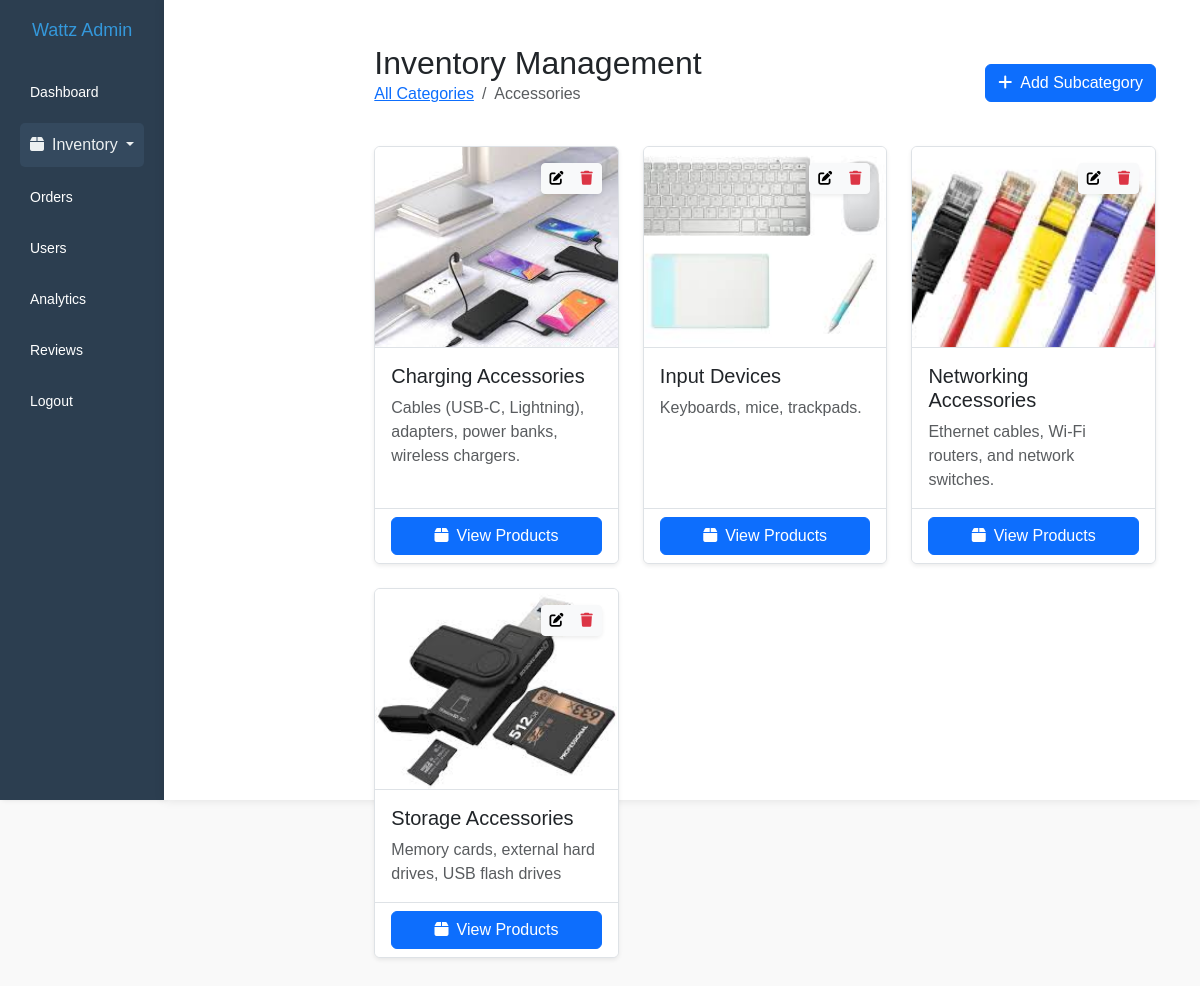
The app's page /admin/inventory.php?category=3 with its own data.
### tables this page shows
CREATE TABLE `category` (
  `category_id` int(11) NOT NULL,
  `name` varchar(100) NOT NULL,
  `description` text DEFAULT NULL,
  `image` varchar(255) DEFAULT NULL,
  `created_at` timestamp NOT NULL DEFAULT current_timestamp()
);

CREATE TABLE `subcategories` (
  `subcategory_id` int(11) NOT NULL,
  `category_id` int(11) DEFAULT NULL,
  `name` varchar(100) NOT NULL,
  `description` text DEFAULT NULL,
  `image` varchar(255) DEFAULT NULL,
  `created_at` timestamp NOT NULL DEFAULT current_timestamp()
);

### admin/inventory.php (the view, shortened to what this page needs)
<?php
require_once 'includes/db.php';
$category_id = isset($_GET['category']) ? (int)$_GET['category'] : 0;
$subcategories = [];
if ($category_id > 0) {
    $stmt = $conn->prepare("SELECT * FROM subcategories WHERE category_id = ? ORDER BY name");
    $stmt->execute([$category_id]);
    $subcategories = $stmt->fetchAll(PDO::FETCH_ASSOC);
}
$category_name = '';
if ($category_id > 0) {
    $stmt = $conn->prepare("SELECT name FROM category WHERE category_id = ?");
    $stmt->execute([$category_id]);
    $result = $stmt->fetch(PDO::FETCH_ASSOC);
    $category_name = $result ? $result['name'] : '';
}
include 'includes/header.php';
?>
<main class="col-md-9 ms-sm-auto col-lg-10 px-md-4 py-4">
    <div class="d-flex justify-content-between flex-wrap flex-md-nowrap align-items-center mb-4">
        <div>
            <h1 class="h2 mb-0">Inventory Management</h1>
            <?php if ($category_name): ?>
            <nav aria-label="breadcrumb">
                <ol class="breadcrumb">
                    <li class="breadcrumb-item"><a href="inventory.php">All Categories</a></li>
                    <li class="breadcrumb-item active" aria-current="page"><?= htmlspecialchars($category_name) ?></li>
                </ol>
            </nav>
            <?php endif; ?>
        </div>
        <?php if ($category_id > 0): ?>
        <button type="button" class="btn btn-primary" data-bs-toggle="modal" data-bs-target="#addSubcategoryModal">
            <i class="fas fa-plus me-2"></i>Add Subcategory
        </button>
        <?php endif; ?>
    </div>
    <?php if ($category_id > 0): ?>
    <div class="row g-4 mb-4">
        <?php if (empty($subcategories)): ?>
        <div class="col-12">
            <div class="card border-0 shadow-sm">
                <div class="card-body text-center py-5">
                    <i class="fas fa-folder-open fa-3x text-muted mb-3"></i>
                    <h5 class="mb-2">No subcategories found</h5>
                    <p class="text-muted mb-0">Click the 'Add Subcategory' button to create one.</p>
                </div>
            </div>
        </div>
        <?php else: ?>
            <?php foreach ($subcategories as $subcategory): ?>
            <div class="col-12 col-md-6 col-xl-4">
                <div class="card h-100 border shadow-sm">
                    <div class="position-relative">
                        <?php if (!empty($subcategory['image'])): ?>
                        <img src="..<?= htmlspecialchars($subcategory['image']) ?>"
                             class="card-img-top"
                             style="height: 200px; object-fit: cover;"
                             alt="<?= htmlspecialchars($subcategory['name']) ?>">
                        <?php endif; ?>
                        <div class="position-absolute top-0 end-0 p-3">
                            <div class="btn-group shadow-sm">
                                <button type="button"
                                        class="btn btn-light btn-sm edit-subcategory"
                                        data-id="<?= $subcategory['subcategory_id'] ?>">
                                    <i class="fas fa-edit"></i>
                                </button>
                                <button type="button"
                                        class="btn btn-light btn-sm delete-subcategory"
                                        data-id="<?= $subcategory['subcategory_id'] ?>">
                                    <i class="fas fa-trash text-danger"></i>
                                </button>
                            </div>
                        </div>
                    </div>
                    <div class="card-body border-top">
                        <h5 class="card-title mb-2"><?= htmlspecialchars($subcategory['name']) ?></h5>
                        <?php if (!empty($subcategory['description'])): ?>
                        <p class="card-text text-muted"><?= htmlspecialchars($subcategory['description']) ?></p>
                        <?php else: ?>
                        <p class="card-text text-muted fst-italic">No description available</p>
                        <?php endif; ?>
                    </div>
                    <div class="card-footer bg-white border-top">
                        <a href="products.php?subcategory=<?= $subcategory['subcategory_id'] ?>"
                           class="btn btn-primary w-100">
                            <i class="fas fa-box me-2"></i>View Products
                        </a>
                    </div>
                </div>
            </div>
            <?php endforeach; ?>
        <?php endif; ?>
    </div>
    <?php endif; ?>
</main>
<?php include 'includes/footer.php'; ?>

### admin/assets/css/admin.css (style rules this page uses)
body { font-family: Arial, sans-serif; margin: 0; padding: 0; background-color: #f9f9f9; }

### records on screen
category: name "Accessories"
subcategories: image (picture), name "Charging Accessories", description "Cables (USB-C, Lightning), adapters, power banks, wireless chargers."
subcategories: image (picture), name "Input Devices", description "Keyboards, mice, trackpads."
subcategories: image (picture), name "Networking Accessories", description "Ethernet cables, Wi-Fi routers, and network switches."
subcategories: image (picture), name "Storage Accessories", description "Memory cards, external hard drives, USB flash drives"
